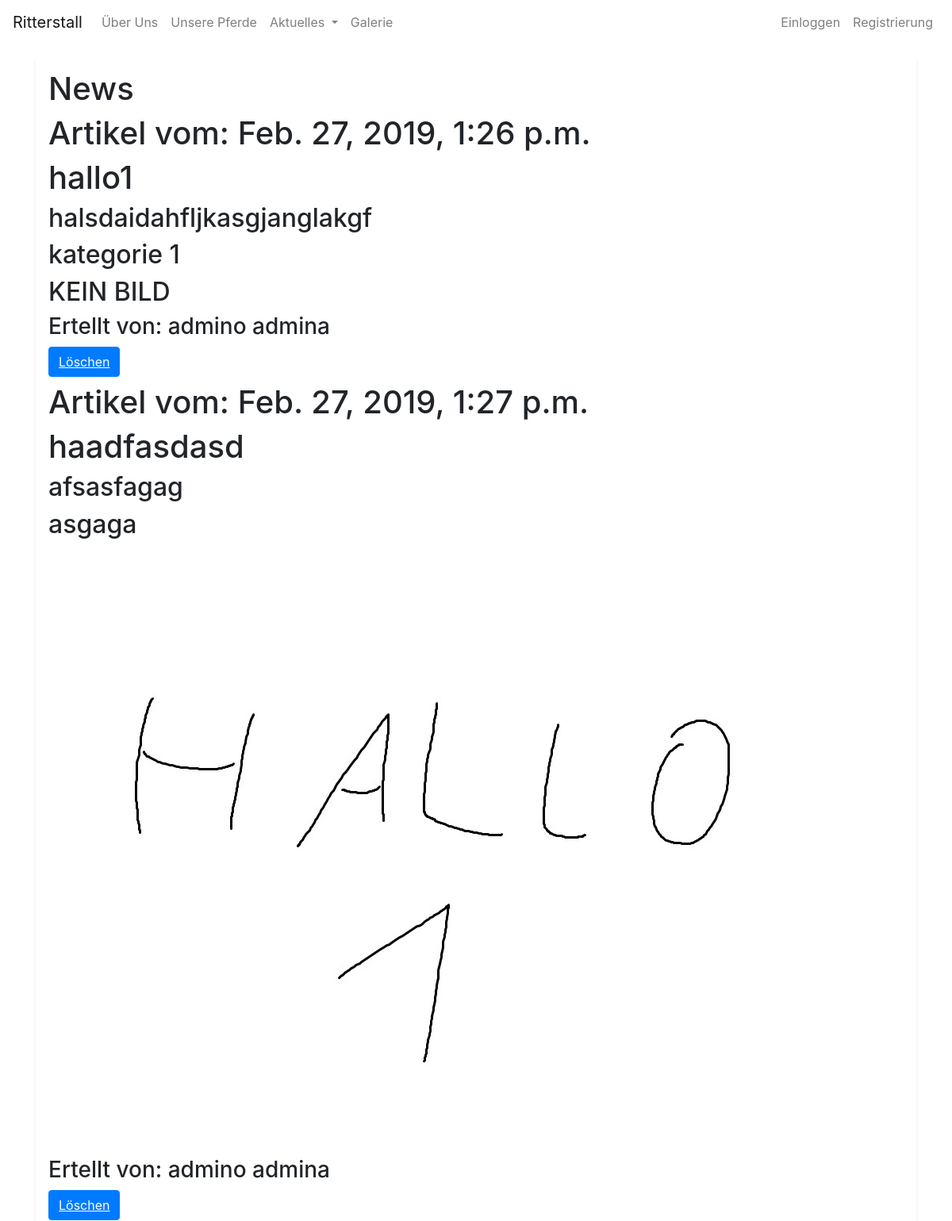
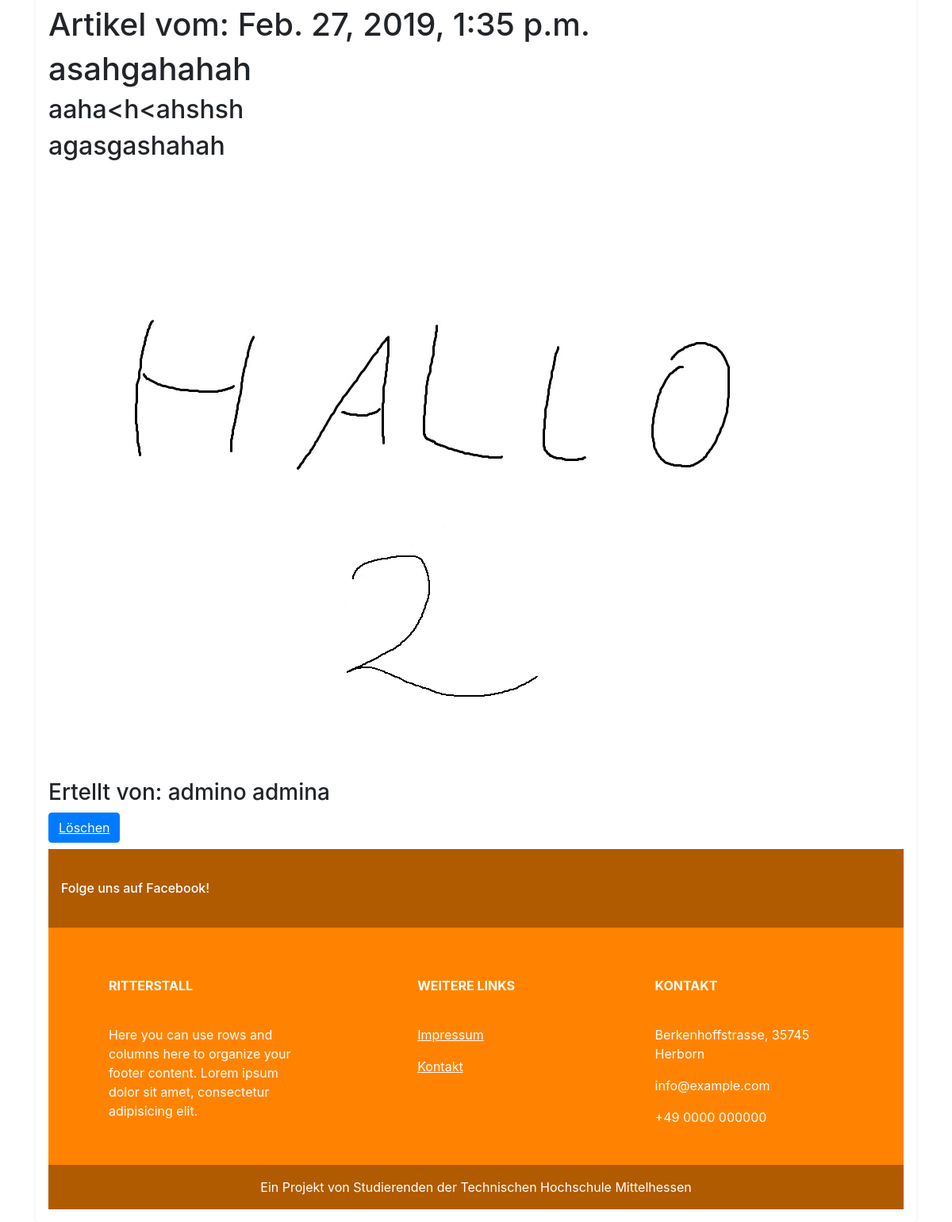
The page /reithof/news/ on the database as committed earlier (2 pictures, top to bottom).
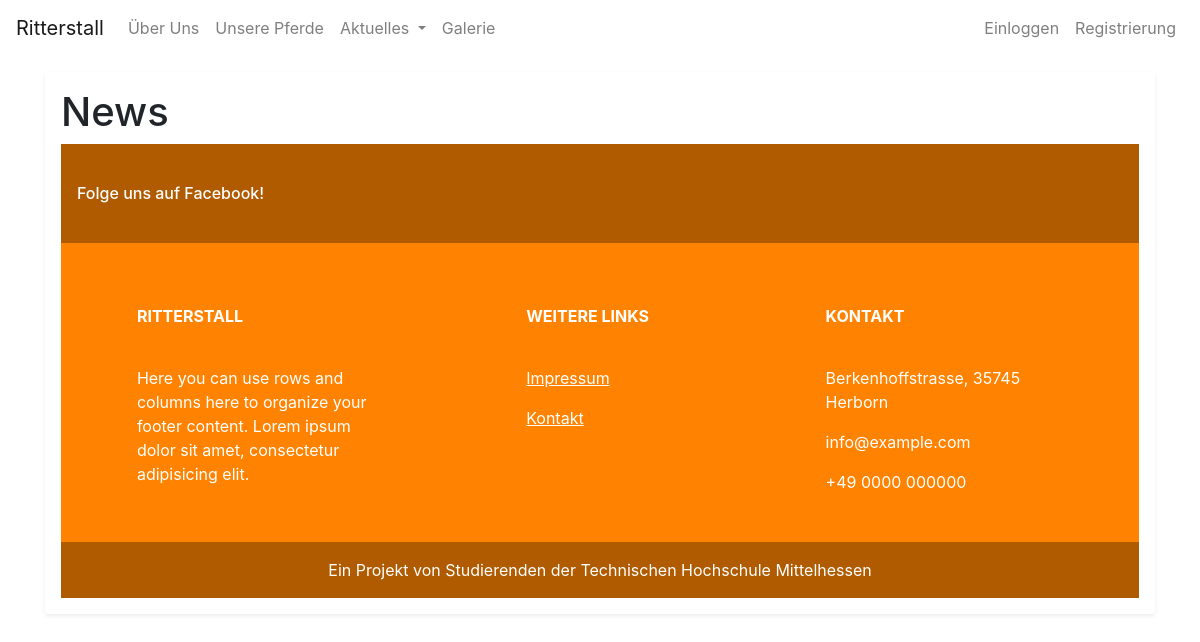
The same page on the database as committed later.
### reithof_organizer/models.py (models this page shows, shortened)
class Eintrag(models.Model):
    autor = models.ForeignKey(Profile, on_delete=models.CASCADE)
    titel = models.CharField(max_length=250)
    nachricht = models.TextField()
    erstellt_am = models.DateTimeField(_('Erstellt am'), default=timezone.now)
    kategorie = models.CharField(max_length=100)
    bild = models.ImageField(blank=True)
    class Meta:
        verbose_name = _('Eintrag')
        verbose_name_plural = _('Einträge')

class Profile(AbstractBaseUser, PermissionsMixin):
    username = models.CharField(_('Username'), max_length=150)
    vorname = models.CharField(_('Vorname'), max_length=50, blank=True)
    nachname = models.CharField(_('Nachname'), max_length=50, blank=True)
    password = models.CharField(_('Passwort'), max_length=128)
    last_login = models.DateTimeField(_('Letzte Anmeldung'), blank=True, null=True)
    email = models.EmailField(
        _('Email-Adresse'),
        unique=True,
        error_messages={
            'unique': _("Ein Nutzer mit dieser E-Mail-Adresse existiert bereits!"),
        },
    )
    geburtsdatum = models.DateField(_('Geburtsdatum'), auto_now_add=False, auto_now=False, null=True)
    mistpunkte = models.IntegerField(null=True)
    date_joined = models.DateTimeField(_('Erstellt am'), default=timezone.now)
    is_superuser = models.BooleanField(
        _('superuser status'),
        default=False,
        help_text=_(
            'Designates that this user has all permissions without '
            'explicitly assigning them.'
        ),
    )
    is_staff = models.BooleanField(
        _('staff status'),
        default=False,
        help_text=_('Designates whether the user can log into this admin site.'),
    )
    is_active = models.BooleanField(
        _('aktiv'),
        default=False,
        help_text=_(
            'Designates whether this user should be treated as active. '
            'Unselect this instead of deleting accounts.'
        ),
    )
    objects = ProfileUserManager()
    USERNAME_FIELD = 'email'
    REQUIRED_FIELDS = ['vorname', 'nachname']
    class Meta:
        verbose_name = _('Mitglied')
        verbose_name_plural = _('Mitglieder')

### reithof_organizer/views.py (the view)
# urls.py: path(r'news/', views.news, name='news'),
def news(request):
    all_eintrag = Eintrag.objects.all()
    if request.method == "POST":
        form = CreateEintrag(request.POST, request.FILES)
        if form.is_valid():
            eintrag = form.save(commit=False)
            eintrag.autor = request.user
            eintrag.save()
    else:
        form = CreateEintrag()
    return render(request, 'reithof_organizer/news.html', {'form': form, 'all_eintrag': all_eintrag})

### reithof_organizer/templates/reithof_organizer/news.html (shortened to what this page needs)
{% extends 'reithof_organizer/base.html' %}
{% block body %}
<div class="container">
<div class="shadow-sm p-3 my-3 bg-white rounded">
<h1>News</h1>
{% for eintrag in all_eintrag %}
    <legend>
    <h1>Artikel vom: {{ eintrag.erstellt_am }}</h1>
    <h1>{{ eintrag.titel }}</h1>
    <h2>{{ eintrag.nachricht }}</h2>
    <h2>{{ eintrag.kategorie }}</h2>
        {% if eintrag.bild %}
    <img src="{{ eintrag.bild.url }}">
            {% else %}
            <h2>KEIN BILD</h2>
        {% endif %}
    <h3>Ertellt von: {{ eintrag.autor.vorname }} {{ eintrag.autor.nachname }}</h3>
    <a class="btn btn-primary" href="{% url 'delete_news' eintrag.pk %}">Löschen</a>
    </legend>
{% endfor %}
{% endblock %}

Rows that differ between the two databases and show on the page:
removed Eintrag: erstellt_am "Feb. 27, 2019, 1:26 p.m.", titel "hallo1", nachricht "halsdaidahfljkasgjanglakgf", kategorie "kategorie 1", bild "KEIN BILD", autor.vorname "admino", autor.nachname "admina"
removed Eintrag: erstellt_am "Feb. 27, 2019, 1:27 p.m.", titel "haadfasdasd", nachricht "afsasfagag", kategorie "asgaga", bild (picture), autor.vorname "admino", autor.nachname "admina"
removed Eintrag: erstellt_am "Feb. 27, 2019, 1:35 p.m.", titel "asahgahahah", nachricht "aaha<h<ahshsh", kategorie "agasgashahah", bild (picture), autor.vorname "admino", autor.nachname "admina"
